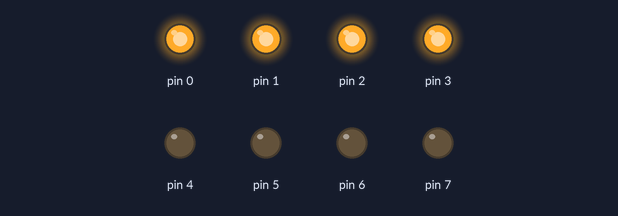
A sketch run on a simulated Arduino Uno, built with avr-gcc and run on an emulated ATmega328P. On the bench: output pins drawn as LEDs (lit = HIGH).

Above: at 0.2 s.
At 1.7 s:
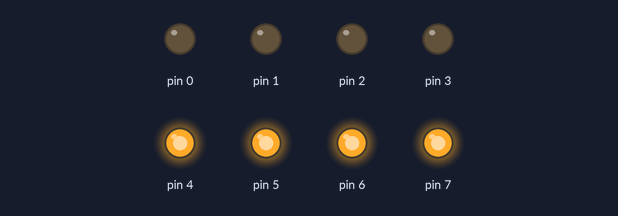
Timing chart, 0 to 3.0 s (numbered marks = the images above):
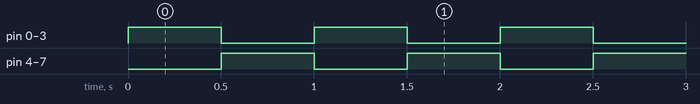

The sketch:

tuags163.ino
```cpp
// (licence header left out)
#include "TimerOne.h"
int timer = 0;
bool kiri = HIGH;
bool kanan = LOW;
void setup() {
//assignment secara PIN untuk output LED, memakai pin 2-9
	pinMode(0, OUTPUT);
	pinMode(1, OUTPUT);
	pinMode(2, OUTPUT);
	pinMode(3, OUTPUT);
	pinMode(4, OUTPUT);
	pinMode(5, OUTPUT);
	pinMode(6, OUTPUT);
	pinMode(7, OUTPUT);

	//Waktu pergantian
	//Penentuan periode clock
	Timer1.initialize(500000);
	//Interrupt
	Timer1.attachInterrupt(TimerCounter);
}
//Counter untuk tiap jeda 500ms, siklus flipflop
void TimerCounter(){ //
 timer++;
}
void loop() {
 if ((timer % 2) == 0){
	 kiri = HIGH; //pertama kali harus pola kiri ON, kanan OFF
	 kanan = LOW;
 }
 else {
	 kiri = LOW; //satunya lagi, pola kanan ON, kiri OFF
	 kanan = HIGH;
 }

 //Output LED yang akan dinyalakan, assignment
 for (int i = 0; i < 4; i++) { //pola kiri
	digitalWrite(i, kiri);
 }
 for (int i = 4; i < 8; i++) { //pola kanan
	digitalWrite(i, kanan);
 }
}
```

Measured:
- by itself, pin 0–7: alternates HIGH for 0.50 s and LOW for 0.50 s
